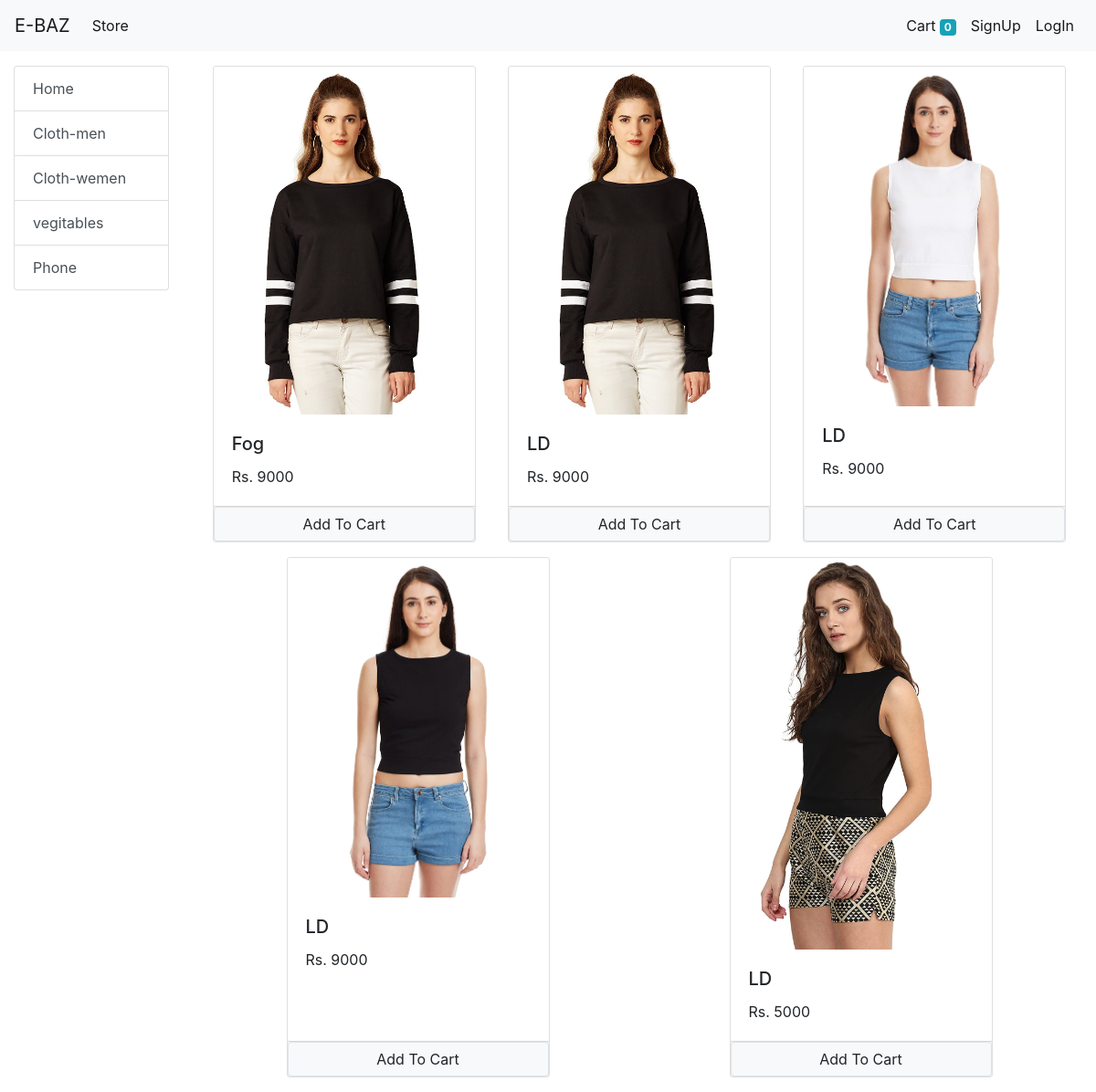
The app's page /?category=2 with its own data.
### store/models/category.py (models this page shows, shortened)
class Category(models.Model):
    name = models.CharField(max_length=20)
    @staticmethod
    def get_all_categories():
        return Category.objects.all()

### store/models/product.py (models this page shows, shortened)
class product(models.Model):
    name = models.CharField(max_length=60)
    price = models.IntegerField(default=0)
    category = models.ForeignKey(Category , on_delete=models.CASCADE, default=1)
    description = models.CharField(max_length=200, default='',null=True,blank=True)
    image = models.ImageField(upload_to='uploads/products/')
    @staticmethod
    def get_all_products_by_categoryid(category_id):
        if category_id:
            return product.objects.filter(category = category_id)
        else:
            return product.get_all_products();

### store/views/home.py (the view, shortened to what this page needs)
# urls.py: path('', Index.as_view(), name='homepage'),
class Index(View):
    def get(self, request):
        cart = request.session.get('cart')
        if not cart:
            request.session['cart'] = {}
        products = None
        categories = Category.get_all_categories()
        categoryID = request.GET.get('category')
        if categoryID:
            products = product.get_all_products_by_categoryid(categoryID)
        else:
            products = product.get_all_products()
        data = {}
        data['products'] = products
        data['categories'] = categories
        print(request.session.get('email'))
        return render(request, 'index.html', data)

### store/templatetags/cart.py (called while the page is built)
@register.filter(name='is_in_cart')
def is_in_cart(product  , cart):
    keys = cart.keys()
    for id in keys:
        if int(id) == product.id:
            return True
    return False;

### store/templatetags/custom_filter.py (called while the page is built)
@register.filter(name='currency')
def currency(number):
    return "Rs. "+str(number)

### store/templates/index.html (shortened to what this page needs)
{% extends 'base.html' %}
{% block content %}
{% load cart %}
{% load custom_filter %}
  <div class="container-fluid">
    <div class="row">
      <div class="col-lg-2 mx-auto mt-3">
        <div class="list-group">
          <a href="/" class="list-group-item list-group-item-action">Home</a>
          {% for category in categories %}
          <a href="/?category={{category.id}}" class="list-group-item list-group-item-action">{{category.name}}</a>
          {% endfor %}
        </div>
      </div>
      <div id='products' class='col-lg-10 mx-auto'>
        <div class="row mx-auto mt-3">
          {% for product in products %}
            <div class="card mx-auto mb-3" id="{{product.id}}" style="width: 18rem;">
              <img src="{{product.image.url}}" class="card-img-top" alt="...">
              <div class="card-body">
               <h5 class="card-title">{{product.name}}</h5>
               <p class="card-text">{{product.price|currency}}</p>
              </div>
              <div class="card-footer p-0">
                {% if product|is_in_cart:request.session.cart %}
                <div class="row no-gutters">
                  <form action="/#{{product.id}}" class="col-2" method="post">
                    {% csrf_token %}
                    <input hidden type="text" name="product" value="{{product.id}}">
                    <input hidden type="text" name="remove" value="True">
                    <input type="submit" value="-" class=" btn btn-block btn-secondary">
                  </form>
                  <div class="text-center col">{{product|cart_quantity:request.session.cart}}</div>
                  <form action="/#{{product.id}}" class="col-2" method="post">
                    {% csrf_token %}
                    <input hidden type="text" name="product" value="{{product.id}}">
                    <input type="submit" value="+" class=" btn btn-block btn-secondary">
                  </form>
                </div>
                {% else %}
                <form action="/#{{product.id}}" method="POST" class="btn-block">
                   <input href="#" type="submit" class="btn btn-light float-right border form-control" value="Add To Cart">
                 </form>
                 {% endif %}
              </div>
            </div>
          {% endfor %}
        </div>
      </div>
    </div>
  </div>
{% endblock %}

### records on screen
Category: name "Cloth-men"
Category: name "Cloth-wemen"
Category: name "vegitables"
Category: name "Phone"
product: image (picture), name "Fog", price "Rs. 9000"
product: image (picture), name "LD", price "Rs. 9000"
product: image (picture), name "LD", price "Rs. 9000"
product: image (picture), name "LD", price "Rs. 9000"
product: image (picture), name "LD", price "Rs. 5000"

### other values on screen
{{ request.session.cart.keys|length }} "0"
